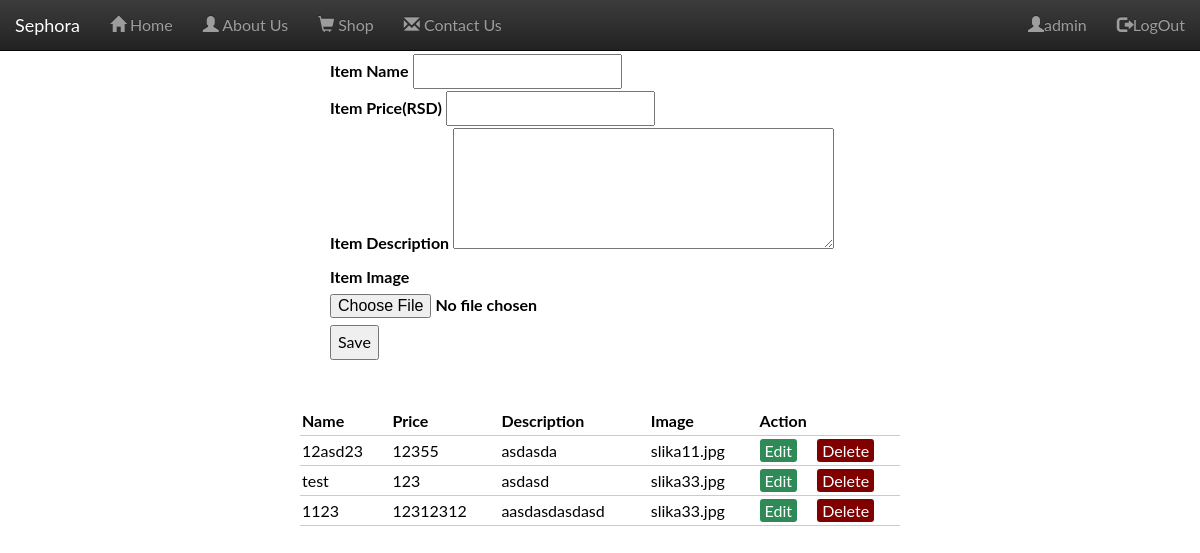
Page /admin.php (signed in) on the committed database.
### tables this page shows
CREATE TABLE `artikli` (
  `item_id` int(255) NOT NULL,
  `item_name` varchar(255) NOT NULL,
  `item_price` int(255) NOT NULL,
  `item_text` text NOT NULL,
  `item_image` blob NOT NULL
);

### admin.php (the view, shortened to what this page needs)
<?php
	$connection = mysqli_connect('localhost', 'root', '', 'projekat');
    $image="";
    $name = "";
    $price = "";
    $text="";
    $update=false;
?>
<html>
        <link href="css/bootstrap.css" rel="stylesheet">
        <link href="css/bootstrap.min.css" rel="stylesheet">
        <link href="css/bootstrap-theme.css" rel="stylesheet">
        <link href="css/bootstrap-theme.min.css" rel="stylesheet">
        <link rel="stylesheet" href="css/style.css">
<body>
    <nav class="navbar navbar-inverse navbar-fixed-top navbar-dark" >
      <div class="container-fluid">
          <div class="navbar-header">
            <a class="navbar-brand" href="index.php">Sephora</a>
          </div>
          <div class="collapse navbar-collapse" id="myNavbar">
          <ul class="nav navbar-nav">
            <li><a href="index.php"> <span class="glyphicon glyphicon-home
              "></span> Home</a></li>
            <li><a href="#aboutus"><span class="glyphicon glyphicon-user"></span> About Us</a></li>
            <li><a href="shop.php"><span class="glyphicon glyphicon-shopping-cart"></span> Shop</a></li>
            <li><a href="#contact"><span class="glyphicon glyphicon-envelope"></span> Contact Us</a></li>
          </ul>
            <ul class="nav navbar-nav navbar-right">
              <li><a><span class='glyphicon glyphicon-user'></span><?php echo $_SESSION['username']; ?></a></li>
              <li><a href="index.php?logout='1'"><span class='glyphicon glyphicon-log-out'></span>LogOut</a></li>
            </ul>
        </div>
      </div>
    </nav>
    <div class="container">
        <div class="col-lg-6 col-lg-offset-3">
        <form id="admin_form" method="POST" enctype="multipart/form-data">
            <div>
                <label>Item Name</label>
                <input type="text" name="name" value="<?php echo $name; ?>">
            </div>
            <div>
                <label>Item Price(RSD)</label>
                <input type="text" name="price" value="<?php echo $price; ?>">
            </div>
            <div>
                <label>Item Description</label>
                <textarea type="text" name="desc" cols='40' rows ='4'><?php echo $text; ?></textarea>
            </div>
            <div>
                <label>Item Image
                <input type="file" name="image" value="<?php echo $image; ?>"></label>
            </div>
            <div>
            <?php if ($update == true) : ?>
                <input id="submit_button" type="submit" name="update" style="background: #556B2F;" value="Update" >
            <?php else : ?>
                <input id="submit_button" type="submit" name="save" value="Save">
            <?php endif ?>
            </div>
        </form>
        </div>
    </div>
    <?php $results = mysqli_query($connection, "SELECT * FROM artikli"); ?>
    <table>
        <thead>
            <tr>
                <th>Name</th>
                <th>Price</th>
                <th>Description</th>
                <th>Image</th>
                <th colspan="2">Action</th>
            </tr>
        </thead>
        <?php while ($row = mysqli_fetch_array($results)) { ?>
            <tr>
                <td><?php echo $row['item_name']; ?></td>
                <td><?php echo $row['item_price']; ?></td>
                <td><?php echo $row['item_text']; ?></td>
                <td><?php echo $row['item_image']; ?></td>
                <td>
                    <a href="admin.php?edit=<?php echo $row['item_id']; ?>" class="edit_btn" >Edit</a>
                </td>
                <td>
                    <a href="admin.php?del=<?php echo $row['item_id']; ?>" class="del_btn">Delete</a>
                </td>
            </tr>
        <?php } ?>
    </table>
<body>
</html>

### css/style.css (style rules this page uses)
body, html { height:100%; margin:0; font-size:16px; font-family:"Lato", sans-serif; font-weight:400; line-height:1.8em; color:rgb(0, 0, 0); }
body { padding-top: 54px; }

### admin.php (style rules this page uses)
body, html { color:rgb(0, 0, 0); }
table { width: 50%; margin: 30px auto; border-collapse: collapse; text-align: left; }
tr { border-bottom: 1px solid #cbcbcb; }
th, td { border: none; height: 30px; padding: 2px; }
.edit_btn { text-decoration: none; padding: 2px 5px; background: #2E8B57; color: white; border-radius: 3px; }
.del_btn { text-decoration: none; padding: 2px 5px; color: white; border-radius: 3px; background: #800000; }

### rows in the picture
artikli: item_name "12asd23", item_price "12355", item_text "asdasda", item_image "slika11.jpg"
artikli: item_name "test", item_price "123", item_text "asdasd", item_image "slika33.jpg"
artikli: item_name "1123", item_price "12312312", item_text "aasdasdasdasd", item_image "slika33.jpg"

### other values in the picture
$_SESSION['username'] "admin"
